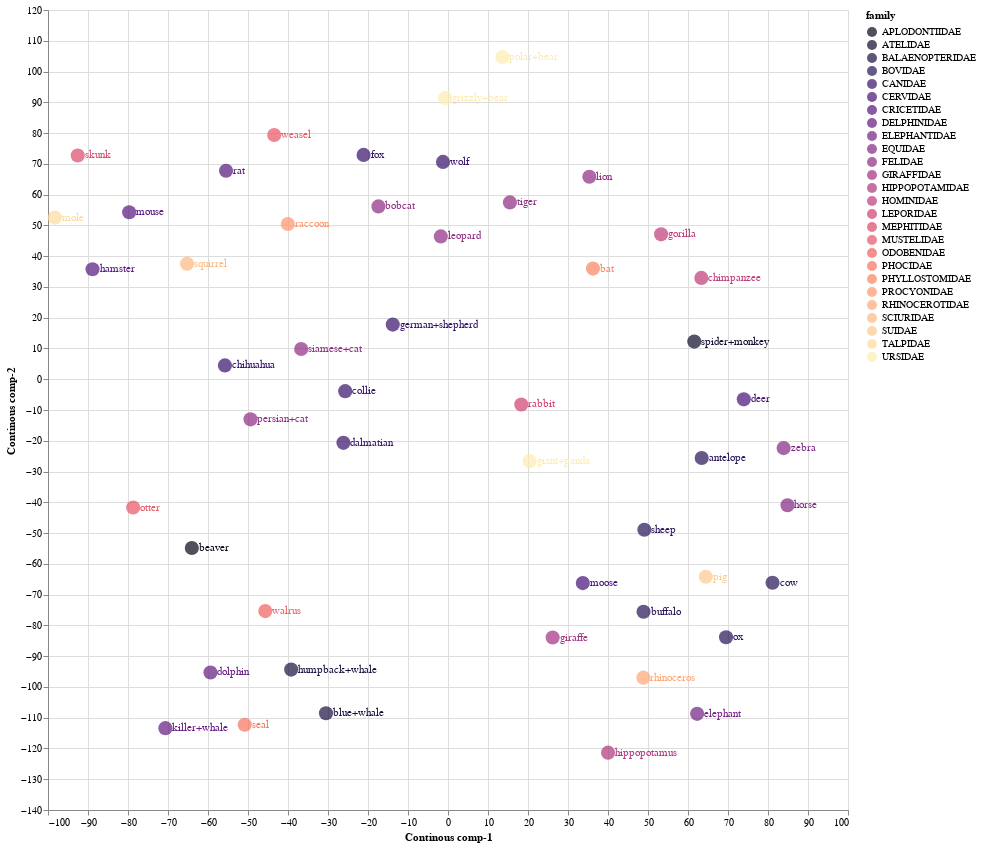

This figure's notebook cell:
### Code cell
source = tsne_continous_df1

points = alt.Chart(source).mark_circle(size=200).encode(
    x='Continous comp-1:Q',
    y='Continous comp-2:Q',
    color=alt.Color('family:N', scale=alt.Scale(scheme='Magma'))
    ).properties(
    width=800,
    height=800
)

text = points.mark_text(
    align='left',
    baseline='middle',
    dx=7
).encode(
    text='index:N'
)

points.interactive() + text

### Figure 1 — Vega-Lite specification as saved in the notebook (floating-point values rounded to 4 significant figures)
{"config": {"view": {"continuousWidth": 400, "continuousHeight": 300}}, "layer": [{"mark": {"type": "circle", "size": 200}, "encoding": {"color": {"field": "family", "scale": {"scheme": "Magma"}, "type": "nominal"}, "x": {"field": "Continous comp-1", "type": "quantitative"}, "y": {"field": "Continous comp-2", "type": "quantitative"}}, "height": 800, "selection": {"selector004": {"type": "interval", "bind": "scales", "encodings": ["x", "y"]}}, "width": 800}, {"mark": {"type": "text", "align": "left", "baseline": "middle", "dx": 7}, "encoding": {"color": {"field": "family", "scale": {"scheme": "Magma"}, "type": "nominal"}, "text": {"field": "index", "type": "nominal"}, "x": {"field": "Continous comp-1", "type": "quantitative"}, "y": {"field": "Continous comp-2", "type": "quantitative"}}, "height": 800, "width": 800}], "data": {"name": "data-7b673c7851616f1965ff0e88edd7fc2a"}, "$schema": "https://vega.github.io/schema/vega-lite/v4.17.0.json", "datasets": {"data-7b673c7851616f1965ff0e88edd7fc2a": [{"Continous comp-1": 63.42, "Continous comp-2": -25.58, "index": "antelope", "order": "ARTIODACTYLA", "family": "BOVIDAE", "K_mean": 1}, {"Continous comp-1": -0.6995, "Continous comp-2": 91.42, "index": "grizzly+bear", "order": "CARNIVORA", "family": "URSIDAE", "K_mean": 8}, {"Continous comp-1": -70.66, "Continous comp-2": -113.4, "index": "killer+whale", "order": "ARTIODACTYLA", "family": "DELPHINIDAE", "K_mean": 9}, {"Continous comp-1": -64.04, "Continous comp-2": -54.86, "index": "beaver", "order": "RODENTIA", "family": "APLODONTIIDAE", "K_mean": 5}, {"Continous comp-1": -26.14, "Continous comp-2": -20.68, "index": "dalmatian", "order": "CARNIVORA", "family": "CANIDAE", "K_mean": 4}, {"Continous comp-1": -49.38, "Continous comp-2": -13.03, "index": "persian+cat", "order": "CARNIVORA", "family": "FELIDAE", "K_mean": 4}, {"Continous comp-1": 84.87, "Continous comp-2": -40.96, "index": "horse", "order": "PERISSODACTYLA", "family": "EQUIDAE", "K_mean": 3}, {"Continous comp-1": -13.81, "Continous comp-2": 17.77, "index": "german+shepherd", "order": "CARNIVORA", "family": "CANIDAE", "K_mean": 8}, {"Continous comp-1": -30.5, "Continous comp-2": -108.6, "index": "blue+whale", "order": "ARTIODACTYLA", "family": "BALAENOPTERIDAE", "K_mean": 0}, {"Continous comp-1": -36.7, "Continous comp-2": 9.832, "index": "siamese+cat", "order": "CARNIVORA", "family": "FELIDAE", "K_mean": 4}, {"Continous comp-1": -92.57, "Continous comp-2": 72.72, "index": "skunk", "order": "CARNIVORA", "family": "MEPHITIDAE", "K_mean": 6}, {"Continous comp-1": -98.28, "Continous comp-2": 52.54, "index": "mole", "order": "EULIPOTYPHLA", "family": "TALPIDAE", "K_mean": 6}, {"Continous comp-1": 15.47, "Continous comp-2": 57.46, "index": "tiger", "order": "CARNIVORA", "family": "FELIDAE", "K_mean": 8}, {"Continous comp-1": 40.01, "Continous comp-2": -121.4, "index": "hippopotamus", "order": "ARTIODACTYLA", "family": "HIPPOPOTAMIDAE", "K_mean": 7}, {"Continous comp-1": -1.796, "Continous comp-2": 46.42, "index": "leopard", "order": "CARNIVORA", "family": "FELIDAE", "K_mean": 8}, {"Continous comp-1": 33.71, "Continous comp-2": -66.26, "index": "moose", "order": "ARTIODACTYLA", "family": "CERVIDAE", "K_mean": 3}, {"Continous comp-1": 61.57, "Continous comp-2": 12.24, "index": "spider+monkey", "order": "PRIMATES", "family": "ATELIDAE", "K_mean": 1}, {"Continous comp-1": -39.21, "Continous comp-2": -94.38, "index": "humpback+whale", "order": "ARTIODACTYLA", "family": "BALAENOPTERIDAE", "K_mean": 0}, {"Continous comp-1": 62.28, "Continous comp-2": -108.8, "index": "elephant", "order": "PROBOSCIDEA", "family": "ELEPHANTIDAE", "K_mean": 7}, {"Continous comp-1": 53.27, "Continous comp-2": 47.09, "index": "gorilla", "order": "PRIMATES", "family": "HOMINIDAE", "K_mean": 11}, {"Continous comp-1": 69.51, "Continous comp-2": -83.85, "index": "ox", "order": "ARTIODACTYLA", "family": "BOVIDAE", "K_mean": 3}, {"Continous comp-1": -21.11, "Continous comp-2": 72.9, "index": "fox", "order": "CARNIVORA", "family": "CANIDAE", "K_mean": 8}, {"Continous comp-1": 49.08, "Continous comp-2": -48.91, "index": "sheep", "order": "ARTIODACTYLA", "family": "BOVIDAE", "K_mean": 3}, {"Continous comp-1": -50.82, "Continous comp-2": -112.3, "index": "seal", "order": "CARNIVORA", "family": "PHOCIDAE", "K_mean": 9}, {"Continous comp-1": 63.33, "Continous comp-2": 32.93, "index": "chimpanzee", "order": "PRIMATES", "family": "HOMINIDAE", "K_mean": 11}, {"Continous comp-1": -88.87, "Continous comp-2": 35.75, "index": "hamster", "order": "RODENTIA", "family": "CRICETIDAE", "K_mean": 6}, {"Continous comp-1": -65.24, "Continous comp-2": 37.52, "index": "squirrel", "order": "RODENTIA", "family": "SCIURIDAE", "K_mean": 2}, {"Continous comp-1": 48.85, "Continous comp-2": -97.0, "index": "rhinoceros", "order": "PERISSODACTYLA", "family": "RHINOCEROTIDAE", "K_mean": 7}, {"Continous comp-1": 18.32, "Continous comp-2": -8.201, "index": "rabbit", "order": "LAGOMORPHA", "family": "LEPORIDAE", "K_mean": 6}, {"Continous comp-1": 36.25, "Continous comp-2": 35.97, "index": "bat", "order": "CHIROPTERA", "family": "PHYLLOSTOMIDAE", "K_mean": 11}, {"Continous comp-1": 26.17, "Continous comp-2": -83.95, "index": "giraffe", "order": "ARTIODACTYLA", "family": "GIRAFFIDAE", "K_mean": 3}, {"Continous comp-1": -1.252, "Continous comp-2": 70.62, "index": "wolf", "order": "CARNIVORA", "family": "CANIDAE", "K_mean": 8}, {"Continous comp-1": -55.77, "Continous comp-2": 4.496, "index": "chihuahua", "order": "CARNIVORA", "family": "CANIDAE", "K_mean": 4}, {"Continous comp-1": -55.49, "Continous comp-2": 67.77, "index": "rat", "order": "RODENTIA", "family": "CRICETIDAE", "K_mean": 2}, {"Continous comp-1": -43.45, "Continous comp-2": 79.37, "index": "weasel", "order": "CARNIVORA", "family": "MUSTELIDAE", "K_mean": 2}, {"Continous comp-1": -78.71, "Continous comp-2": -41.69, "index": "otter", "order": "CARNIVORA", "family": "MUSTELIDAE", "K_mean": 5}, {"Continous comp-1": 48.88, "Continous comp-2": -75.55, "index": "buffalo", "order": "ARTIODACTYLA", "family": "BOVIDAE", "K_mean": 3}, {"Continous comp-1": 83.9, "Continous comp-2": -22.37, "index": "zebra", "order": "PERISSODACTYLA", "family": "EQUIDAE", "K_mean": 1}, {"Continous comp-1": 20.39, "Continous comp-2": -26.56, "index": "giant+panda", "order": "CARNIVORA", "family": "URSIDAE", "K_mean": 11}, {"Continous comp-1": 73.95, "Continous comp-2": -6.524, "index": "deer", "order": "ARTIODACTYLA", "family": "CERVIDAE", "K_mean": 1}, {"Continous comp-1": -17.4, "Continous comp-2": 56.16, "index": "bobcat", "order": "CARNIVORA", "family": "FELIDAE", "K_mean": 8}, {"Continous comp-1": 64.45, "Continous comp-2": -64.19, "index": "pig", "order": "ARTIODACTYLA", "family": "SUIDAE", "K_mean": 3}, {"Continous comp-1": 35.34, "Continous comp-2": 65.81, "index": "lion", "order": "CARNIVORA", "family": "FELIDAE", "K_mean": 8}, {"Continous comp-1": -79.7, "Continous comp-2": 54.25, "index": "mouse", "order": "RODENTIA", "family": "CRICETIDAE", "K_mean": 6}, {"Continous comp-1": 13.62, "Continous comp-2": 104.7, "index": "polar+bear", "order": "CARNIVORA", "family": "URSIDAE", "K_mean": 10}, {"Continous comp-1": -25.7, "Continous comp-2": -3.867, "index": "collie", "order": "CARNIVORA", "family": "CANIDAE", "K_mean": 4}, {"Continous comp-1": -45.68, "Continous comp-2": -75.36, "index": "walrus", "order": "CARNIVORA", "family": "ODOBENIDAE", "K_mean": 0}, {"Continous comp-1": -40.05, "Continous comp-2": 50.43, "index": "raccoon", "order": "CARNIVORA", "family": "PROCYONIDAE", "K_mean": 2}, {"Continous comp-1": 81.13, "Continous comp-2": -66.14, "index": "cow", "order": "ARTIODACTYLA", "family": "BOVIDAE", "K_mean": 3}, {"Continous comp-1": -59.38, "Continous comp-2": -95.31, "index": "dolphin", "order": "ARTIODACTYLA", "family": "DELPHINIDAE", "K_mean": 9}]}}
